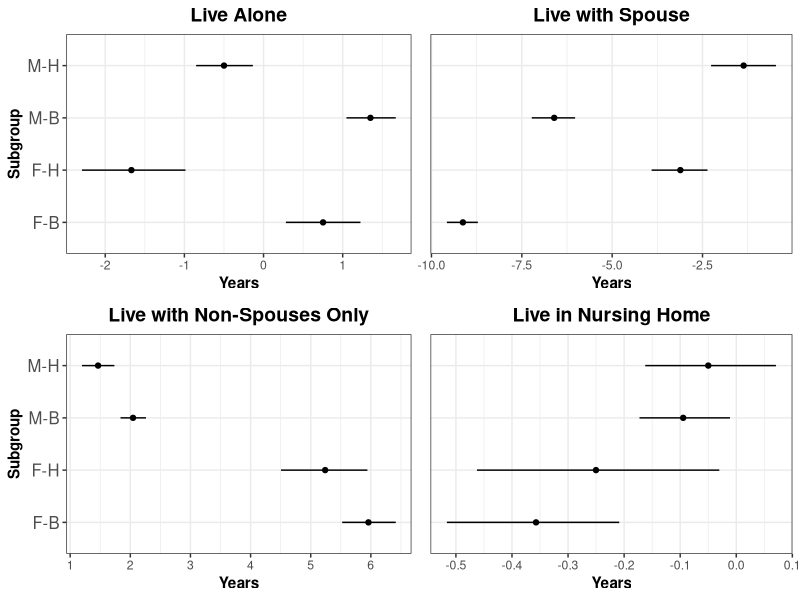

Write the R code that produced this figure.
# library(bayesmlogit)
library(tidyverse)
library(ggthemes)
library(grid)
library(gridExtra)

# data <- read.csv("data_1010.csv")
# 
# y <- data[,1]
# X <- data[,-1]


group_FW <- read.table("../lifetable0000.txt", header = T)
group_FH <- read.table("../lifetable0001.txt", header = T)
group_FB <- read.table("../lifetable0100.txt", header = T)

group_MW <- read.table("../lifetable1000.txt", header = T)
group_MH <- read.table("../lifetable1001.txt", header = T)
group_MB <- read.table("../lifetable1100.txt", header = T)

disp_FH <- -(group_FW-group_FH)
disp_FB <- -(group_FW-group_FB)
disp_MH <- -(group_MW-group_MH)
disp_MB <- -(group_MW-group_MB)

NM.mean <- c(mean(disp_FH[,1]),mean(disp_FB[,1]),mean(disp_MH[,1]),
             mean(disp_MB[,1]))

NM.left <- c(quantile(disp_FH[,1],prob=c(0.08)),
             quantile(disp_FB[,1],prob=c(0.08)),
             quantile(disp_MH[,1],prob=c(0.08)),
             quantile(disp_MB[,1],prob=c(0.08)))

NM.right <- c(quantile(disp_FH[,1],prob=c(0.92)),
              quantile(disp_FB[,1],prob=c(0.92)),
              quantile(disp_MH[,1],prob=c(0.92)),
              quantile(disp_MB[,1],prob=c(0.92)))

M.mean <- c(mean(disp_FH[,2]),mean(disp_FB[,2]),mean(disp_MH[,2]),
            mean(disp_MB[,2]))

M.left <- c(quantile(disp_FH[,2],prob=c(0.08)),
            quantile(disp_FB[,2],prob=c(0.08)),
            quantile(disp_MH[,2],prob=c(0.08)),
            quantile(disp_MB[,2],prob=c(0.08)))

M.right <- c(quantile(disp_FH[,2],prob=c(0.92)),
             quantile(disp_FB[,2],prob=c(0.92)),
             quantile(disp_MH[,2],prob=c(0.92)),
             quantile(disp_MB[,2],prob=c(0.92)))


D.mean <- c(mean(disp_FH[,3]),mean(disp_FB[,3]),mean(disp_MH[,3]),
            mean(disp_MB[,3]))

D.left <- c(quantile(disp_FH[,3],prob=c(0.08)),
            quantile(disp_FB[,3],prob=c(0.08)),
            quantile(disp_MH[,3],prob=c(0.08)),
            quantile(disp_MB[,3],prob=c(0.08)))

D.right <- c(quantile(disp_FH[,3],prob=c(0.92)),
             quantile(disp_FB[,3],prob=c(0.92)),
             quantile(disp_MH[,3],prob=c(0.92)),
             quantile(disp_MB[,3],prob=c(0.92)))

W.mean <- c(mean(disp_FH[,4]),mean(disp_FB[,4]),mean(disp_MH[,4]),
            mean(disp_MB[,4]))

W.left <- c(quantile(disp_FH[,4],prob=c(0.08)),
            quantile(disp_FB[,4],prob=c(0.08)),
            quantile(disp_MH[,4],prob=c(0.08)),
            quantile(disp_MB[,4],prob=c(0.08)))

W.right <- c(quantile(disp_FH[,4],prob=c(0.92)),
             quantile(disp_FB[,4],prob=c(0.92)),
             quantile(disp_MH[,4],prob=c(0.92)),
             quantile(disp_MB[,4],prob=c(0.92)))



NeverMarried <- data.frame(mean = NM.mean,
                           left.bound = NM.left,
                           right.bound = NM.right, 
                           subgroup = c("F-H","F-B","M-H","M-B"))

Married <- data.frame(mean = M.mean,
                      left.bound = M.left,
                      right.bound = M.right, 
                      subgroup = c("F-H","F-B","M-H","M-B"))

Divorced <- data.frame(mean = D.mean,
                       left.bound = D.left,
                       right.bound = D.right, 
                       subgroup = c("F-H","F-B","M-H","M-B"))

Widowed <- data.frame(mean = W.mean,
                      left.bound = W.left,
                      right.bound = W.right, 
                      subgroup = c("F-H","F-B","M-H","M-B"))

NM <- ggplot(data = NeverMarried, 
             aes_string(x = 'mean', y = 'subgroup', xmin = 'left.bound', xmax = 'right.bound')) +
  geom_point() +
  geom_errorbarh(height = 0) +
  theme_bw() + 
  theme(panel.background = element_rect(fill = 'white'),
        plot.background = element_rect(fill = 'white'))+
  labs(x = "Years", y = "Subgroup", 
       title = "Expected duration of time spent as never married") +
  theme(axis.title = element_text(face='bold')) + ylab('Subgroup')

M <- ggplot(data = Married, 
            aes_string(x = 'mean', y = 'subgroup', xmin = 'left.bound', xmax = 'right.bound')) +
  geom_point() +
  geom_errorbarh(height = 0) +
  theme_bw() + 
  theme(panel.background = element_rect(fill = 'white'),
        plot.background = element_rect(fill = 'white'))+
  labs(x = "Years", y = "Subgroup", 
       title = "Expected duration of time spent as married/partnered") +
  theme(axis.title = element_text(face='bold')) + ylab('Subgroup')

D <- ggplot(data = Divorced, 
            aes_string(x = 'mean', y = 'subgroup', xmin = 'left.bound', xmax = 'right.bound')) +
  geom_point() +
  geom_errorbarh(height = 0) +
  theme_bw() + 
  theme(panel.background = element_rect(fill = 'white'),
        plot.background = element_rect(fill = 'white'))+
  labs(x = "Years", y = "Subgroup", 
       title = "Expected duration of time spent as divorced/separated") +
  theme(axis.title = element_text(face='bold')) + ylab('Subgroup')

W <- ggplot(data = Widowed, 
            aes_string(x = 'mean', y = 'subgroup', xmin = 'left.bound', xmax = 'right.bound')) +
  geom_point() +
  geom_errorbarh(height = 0) +
  theme_bw() + 
  theme(panel.background = element_rect(fill = 'white'),
        plot.background = element_rect(fill = 'white'))+
  labs(x = "Years", y = "Subgroup", 
       title = "Expected duration of time spent as widowed") +
  theme(axis.title = element_text(face='bold')) + ylab('Subgroup')

v1 <- grid.arrange(NM+labs(title = "Live Alone")+
                     # xlim(-10,10)+
                     theme(axis.text.y=element_text(size=12),
                           plot.title = element_text(face='bold',size=14,hjust = 0.5)),
                   M+labs(title = "Live with Spouse")+
                     # xlim(-10,10)+
                     theme(axis.text.y = element_blank(), 
                           axis.ticks.y = element_blank(), 
                           axis.title.y = element_blank(),
                           plot.title = element_text(face='bold',size=14,hjust = 0.5)),
                   D+labs(title = "Live with Non-Spouses Only")+
                     # xlim(-10,10)+
                     theme(axis.text.y=element_text(size=12),
                           plot.title = element_text(face='bold',size=14,hjust = 0.5)),
                     # theme(axis.text.y = element_blank(), 
                     #       axis.ticks.y = element_blank(), 
                     #       axis.title.y = element_blank(),
                     #       #panel.border = element_blank(),
                     #       plot.title = element_text(face='bold',size=14,hjust = 0.5)),
                   W+labs(title = "Live in Nursing Home")+
                     # xlim(-10,10)+
                     theme(axis.text.y = element_blank(),
                           axis.ticks.y = element_blank(),
                           axis.title.y = element_blank(),
                           plot.title = element_text(face='bold',size=14,hjust = 0.5)),
                   nrow=2,ncol=2,widths= c(1.1,1))

write.csv(NeverMarried, file = "./Disparity_Live_Alone.csv",
          row.names = F)
write.csv(Married, file = "./Disparity_Live_with_Spouse.csv",
          row.names = F)
write.csv(Divorced, file = "./Disparity_Live_with_Non_Spouse.csv",
          row.names = F)
write.csv(Widowed, file = "./Disparity_Live_in_Nursing_Home.csv",
          row.names = F)

